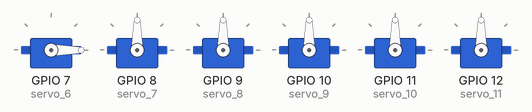
Recording of a sketch running on a simulated ESP32. Parts: 6 × servo.

Above: at 0.0 s.
At 4.95 s:
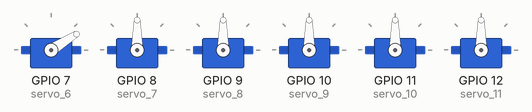
At 10.05 s:
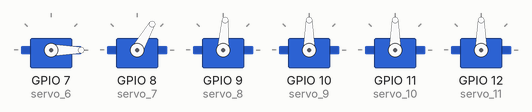
At 19.95 s:
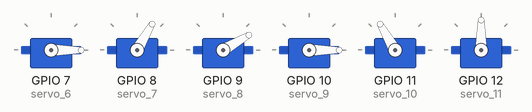
At 29.85 s:
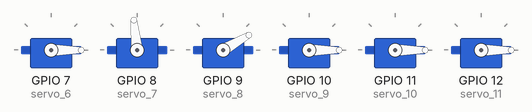
At 39.75 s:
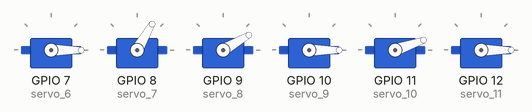
Timing chart, 0 to 40.0 s (numbered marks = the images above):
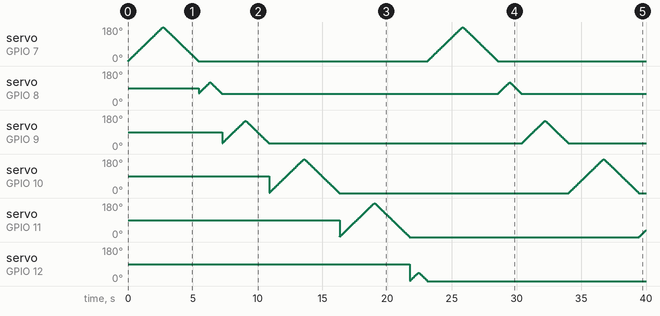

The sketch:

ArmWithoutBluetooth.ino
```cpp
#include <Servo.h>
int pos1 = 0;
int pos2 = 0;
int pos3 = 0;
int pos4 = 0;
int pos5 = 0;
int pos6 = 0;

Servo servo_6;
Servo servo_7;
Servo servo_8;
Servo servo_9;
Servo servo_10;
Servo servo_11;

void setup()
{
  servo_6.attach(7, 500, 2500);
  servo_7.attach(8, 500, 2500);
  servo_8.attach(9, 500, 2500);
  servo_9.attach(10, 500, 2500);
  servo_10.attach(11, 500, 2500);
  servo_11.attach(12, 500, 2500);
}

void loop()
{
  // sweep the servo from 0 to 180 degrees in steps
  // of 1 degrees
  for (pos1 = 0; pos1 <= 180; pos1 += 1) {
    // tell servo to go to position in variable 'pos'
    servo_6.write(pos1);
    // wait 15 ms for servo to reach the position
    delay(15); // Wait for 15 millisecond(s)
  }
  for (pos1 = 180; pos1 >= 0; pos1 -= 1) {
    // tell servo to go to position in variable 'pos'
    servo_6.write(pos1);
    // wait 15 ms for servo to reach the position
    delay(15); // Wait for 15 millisecond(s)
  }

  // sweep the servo from 0 to 180 degrees in steps
  // of 1 degrees
  for (pos2 = 60; pos2 <= 120; pos2 += 1) {
    // tell servo to go to position in variable 'pos'
    servo_7.write(pos2);
    // wait 15 ms for servo to reach the position
    delay(15); // Wait for 15 millisecond(s)
  }
  for (pos2 = 120; pos2 >= 60; pos2 -= 1) {
    // tell servo to go to position in variable 'pos'
    servo_7.write(pos2);
    // wait 15 ms for servo to reach the position
    delay(15); // Wait for 15 millisecond(s)
  }

  // sweep the servo from 0 to 180 degrees in steps
  // of 1 degrees
  for (pos3 = 30; pos3 <= 150; pos3 += 1) {
    // tell servo to go to position in variable 'pos'
    servo_8.write(pos3);
    // wait 15 ms for servo to reach the position
    delay(15); // Wait for 15 millisecond(s)
  }
  for (pos3 = 150; pos3 >= 30; pos3 -= 1) {
    // tell servo to go to position in variable 'pos'
    servo_8.write(pos3);
    // wait 15 ms for servo to reach the position
    delay(15); // Wait for 15 millisecond(s)
  }

  // sweep the servo from 0 to 180 degrees in steps
  // of 1 degrees
  for (pos4 = 0; pos4 <= 180; pos4 += 1) {
    // tell servo to go to position in variable 'pos'
    servo_9.write(pos4);
    // wait 15 ms for servo to reach the position
    delay(15); // Wait for 15 millisecond(s)
  }
  for (pos4 = 180; pos4 >= 0; pos4 -= 1) {
    // tell servo to go to position in variable 'pos'
    servo_9.write(pos4);
    // wait 15 ms for servo to reach the position
    delay(15); // Wait for 15 millisecond(s)
  }

  // sweep the servo from 0 to 180 degrees in steps
  // of 1 degrees
  for (pos5 = 0; pos5 <= 180; pos5 += 1) {
    // tell servo to go to position in variable 'pos'
    servo_10.write(pos5);
    // wait 15 ms for servo to reach the position
    delay(15); // Wait for 15 millisecond(s)
  }
  for (pos5 = 180; pos5 >= 0; pos5 -= 1) {
    // tell servo to go to position in variable 'pos'
    servo_10.write(pos5);
    // wait 15 ms for servo to reach the position
    delay(15); // Wait for 15 millisecond(s)
  }

  // sweep the servo from 0 to 180 degrees in steps
  // of 1 degrees
  for (pos6 = 0; pos6 <= 45; pos6 += 1) {
    // tell servo to go to position in variable 'pos'
    servo_11.write(pos6);
    // wait 15 ms for servo to reach the position
    delay(15); // Wait for 15 millisecond(s)
  }
  for (pos6 = 45; pos6 >= 0; pos6 -= 1) {
    // tell servo to go to position in variable 'pos'
    servo_11.write(pos6);
    // wait 15 ms for servo to reach the position
    delay(15); // Wait for 15 millisecond(s)
  }
}
```
